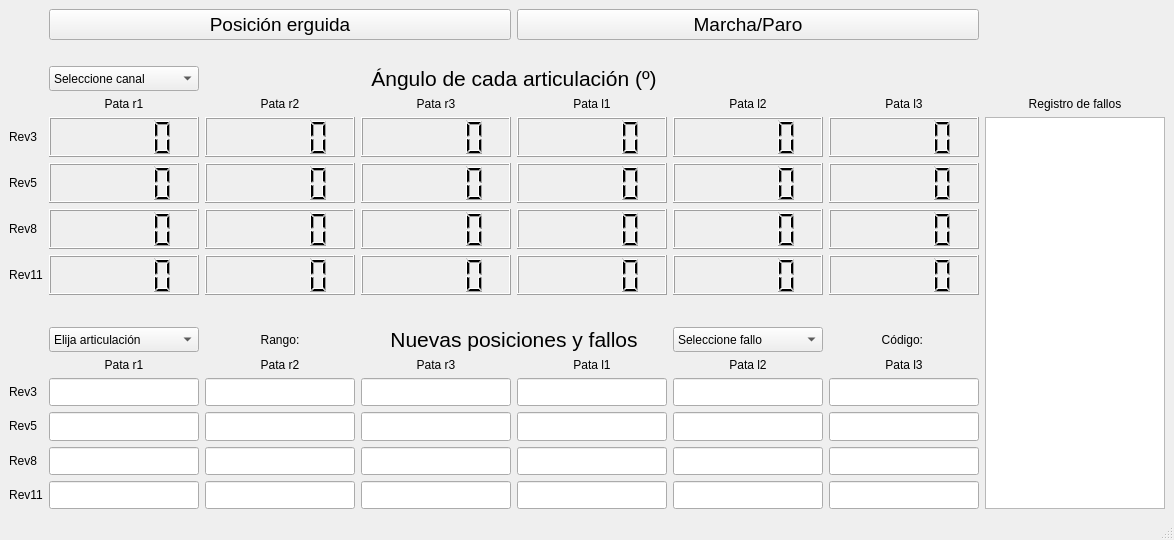
<?xml version="1.0" encoding="UTF-8"?>
<ui version="4.0">
 <class>MainWindow</class>
 <widget class="QMainWindow" name="MainWindow">
  <property name="geometry">
   <rect>
    <x>0</x>
    <y>0</y>
    <width>1174</width>
    <height>540</height>
   </rect>
  </property>
  <property name="sizePolicy">
   <sizepolicy hsizetype="Minimum" vsizetype="Minimum">
    <horstretch>0</horstretch>
    <verstretch>0</verstretch>
   </sizepolicy>
  </property>
  <property name="minimumSize">
   <size>
    <width>1130</width>
    <height>540</height>
   </size>
  </property>
  <property name="maximumSize">
   <size>
    <width>16777215</width>
    <height>540</height>
   </size>
  </property>
  <property name="windowTitle">
   <string>Robominer GUI</string>
  </property>
  <widget class="QWidget" name="centralwidget">
   <layout class="QGridLayout" name="gridLayout">
    <item row="13" column="2">
     <widget class="QLineEdit" name="lineEdit_rev5_r2">
      <property name="sizePolicy">
       <sizepolicy hsizetype="MinimumExpanding" vsizetype="MinimumExpanding">
        <horstretch>0</horstretch>
        <verstretch>0</verstretch>
       </sizepolicy>
      </property>
      <property name="minimumSize">
       <size>
        <width>150</width>
        <height>0</height>
       </size>
      </property>
     </widget>
    </item>
    <item row="9" column="1" colspan="6">
     <spacer name="horizontalSpacer">
      <property name="orientation">
       <enum>Qt::Horizontal</enum>
      </property>
      <property name="sizeHint" stdset="0">
       <size>
        <width>40</width>
        <height>20</height>
       </size>
      </property>
     </spacer>
    </item>
    <item row="13" column="6">
     <widget class="QLineEdit" name="lineEdit_rev5_l3">
      <property name="sizePolicy">
       <sizepolicy hsizetype="MinimumExpanding" vsizetype="MinimumExpanding">
        <horstretch>0</horstretch>
        <verstretch>0</verstretch>
       </sizepolicy>
      </property>
      <property name="minimumSize">
       <size>
        <width>150</width>
        <height>0</height>
       </size>
      </property>
     </widget>
    </item>
    <item row="14" column="0">
     <widget class="QLabel" name="label_rev8_2">
      <property name="sizePolicy">
       <sizepolicy hsizetype="Maximum" vsizetype="Maximum">
        <horstretch>0</horstretch>
        <verstretch>0</verstretch>
       </sizepolicy>
      </property>
      <property name="text">
       <string>Rev8</string>
      </property>
      <property name="alignment">
       <set>Qt::AlignCenter</set>
      </property>
     </widget>
    </item>
    <item row="15" column="0">
     <widget class="QLabel" name="label_rev11_2">
      <property name="sizePolicy">
       <sizepolicy hsizetype="Maximum" vsizetype="Maximum">
        <horstretch>0</horstretch>
        <verstretch>0</verstretch>
       </sizepolicy>
      </property>
      <property name="text">
       <string>Rev11</string>
      </property>
      <property name="alignment">
       <set>Qt::AlignCenter</set>
      </property>
     </widget>
    </item>
    <item row="13" column="0">
     <widget class="QLabel" name="label_rev5_2">
      <property name="sizePolicy">
       <sizepolicy hsizetype="Maximum" vsizetype="Maximum">
        <horstretch>0</horstretch>
        <verstretch>0</verstretch>
       </sizepolicy>
      </property>
      <property name="text">
       <string>Rev5</string>
      </property>
      <property name="alignment">
       <set>Qt::AlignCenter</set>
      </property>
     </widget>
    </item>
    <item row="12" column="5">
     <widget class="QLineEdit" name="lineEdit_rev3_l2">
      <property name="sizePolicy">
       <sizepolicy hsizetype="MinimumExpanding" vsizetype="MinimumExpanding">
        <horstretch>0</horstretch>
        <verstretch>0</verstretch>
       </sizepolicy>
      </property>
      <property name="minimumSize">
       <size>
        <width>150</width>
        <height>0</height>
       </size>
      </property>
     </widget>
    </item>
    <item row="12" column="0">
     <widget class="QLabel" name="label_rev3_2">
      <property name="sizePolicy">
       <sizepolicy hsizetype="Maximum" vsizetype="Maximum">
        <horstretch>0</horstretch>
        <verstretch>0</verstretch>
       </sizepolicy>
      </property>
      <property name="text">
       <string>Rev3</string>
      </property>
      <property name="alignment">
       <set>Qt::AlignCenter</set>
      </property>
     </widget>
    </item>
    <item row="11" column="6">
     <widget class="QLabel" name="label_l3_2">
      <property name="text">
       <string>Pata l3</string>
      </property>
      <property name="alignment">
       <set>Qt::AlignCenter</set>
      </property>
     </widget>
    </item>
    <item row="4" column="5">
     <widget class="QLabel" name="label_l2">
      <property name="text">
       <string>Pata l2</string>
      </property>
      <property name="alignment">
       <set>Qt::AlignCenter</set>
      </property>
     </widget>
    </item>
    <item row="8" column="6">
     <widget class="QLCDNumber" name="lcdNumber_rev11_l3">
      <property name="sizePolicy">
       <sizepolicy hsizetype="MinimumExpanding" vsizetype="MinimumExpanding">
        <horstretch>0</horstretch>
        <verstretch>0</verstretch>
       </sizepolicy>
      </property>
      <property name="minimumSize">
       <size>
        <width>150</width>
        <height>40</height>
       </size>
      </property>
     </widget>
    </item>
    <item row="13" column="5">
     <widget class="QLineEdit" name="lineEdit_rev5_l2">
      <property name="sizePolicy">
       <sizepolicy hsizetype="MinimumExpanding" vsizetype="MinimumExpanding">
        <horstretch>0</horstretch>
        <verstretch>0</verstretch>
       </sizepolicy>
      </property>
      <property name="minimumSize">
       <size>
        <width>150</width>
        <height>0</height>
       </size>
      </property>
     </widget>
    </item>
    <item row="5" column="0">
     <widget class="QLabel" name="label_rev3">
      <property name="sizePolicy">
       <sizepolicy hsizetype="Fixed" vsizetype="Fixed">
        <horstretch>0</horstretch>
        <verstretch>0</verstretch>
       </sizepolicy>
      </property>
      <property name="text">
       <string>Rev3</string>
      </property>
      <property name="alignment">
       <set>Qt::AlignCenter</set>
      </property>
     </widget>
    </item>
    <item row="4" column="6">
     <widget class="QLabel" name="label_l3">
      <property name="text">
       <string>Pata l3</string>
      </property>
      <property name="alignment">
       <set>Qt::AlignCenter</set>
      </property>
     </widget>
    </item>
    <item row="4" column="4">
     <widget class="QLabel" name="label_l1">
      <property name="text">
       <string>Pata l1</string>
      </property>
      <property name="alignment">
       <set>Qt::AlignCenter</set>
      </property>
     </widget>
    </item>
    <item row="5" column="4">
     <widget class="QLCDNumber" name="lcdNumber_rev3_l1">
      <property name="sizePolicy">
       <sizepolicy hsizetype="MinimumExpanding" vsizetype="MinimumExpanding">
        <horstretch>0</horstretch>
        <verstretch>0</verstretch>
       </sizepolicy>
      </property>
      <property name="minimumSize">
       <size>
        <width>150</width>
        <height>40</height>
       </size>
      </property>
     </widget>
    </item>
    <item row="5" column="7" rowspan="11">
     <widget class="QPlainTextEdit" name="plainTextEdit_reg_fallos">
      <property name="sizePolicy">
       <sizepolicy hsizetype="MinimumExpanding" vsizetype="MinimumExpanding">
        <horstretch>0</horstretch>
        <verstretch>0</verstretch>
       </sizepolicy>
      </property>
     </widget>
    </item>
    <item row="12" column="1">
     <widget class="QLineEdit" name="lineEdit_rev3_r1">
      <property name="sizePolicy">
       <sizepolicy hsizetype="MinimumExpanding" vsizetype="MinimumExpanding">
        <horstretch>0</horstretch>
        <verstretch>0</verstretch>
       </sizepolicy>
      </property>
      <property name="minimumSize">
       <size>
        <width>150</width>
        <height>0</height>
       </size>
      </property>
     </widget>
    </item>
    <item row="7" column="5">
     <widget class="QLCDNumber" name="lcdNumber_rev8_l2">
      <property name="sizePolicy">
       <sizepolicy hsizetype="MinimumExpanding" vsizetype="MinimumExpanding">
        <horstretch>0</horstretch>
        <verstretch>0</verstretch>
       </sizepolicy>
      </property>
      <property name="minimumSize">
       <size>
        <width>150</width>
        <height>40</height>
       </size>
      </property>
     </widget>
    </item>
    <item row="14" column="5">
     <widget class="QLineEdit" name="lineEdit_rev8_l2">
      <property name="sizePolicy">
       <sizepolicy hsizetype="MinimumExpanding" vsizetype="MinimumExpanding">
        <horstretch>0</horstretch>
        <verstretch>0</verstretch>
       </sizepolicy>
      </property>
      <property name="minimumSize">
       <size>
        <width>150</width>
        <height>0</height>
       </size>
      </property>
     </widget>
    </item>
    <item row="8" column="5">
     <widget class="QLCDNumber" name="lcdNumber_rev11_l2">
      <property name="sizePolicy">
       <sizepolicy hsizetype="MinimumExpanding" vsizetype="MinimumExpanding">
        <horstretch>0</horstretch>
        <verstretch>0</verstretch>
       </sizepolicy>
      </property>
      <property name="minimumSize">
       <size>
        <width>150</width>
        <height>40</height>
       </size>
      </property>
     </widget>
    </item>
    <item row="6" column="2">
     <widget class="QLCDNumber" name="lcdNumber_rev5_r2">
      <property name="sizePolicy">
       <sizepolicy hsizetype="MinimumExpanding" vsizetype="MinimumExpanding">
        <horstretch>0</horstretch>
        <verstretch>0</verstretch>
       </sizepolicy>
      </property>
      <property name="minimumSize">
       <size>
        <width>150</width>
        <height>40</height>
       </size>
      </property>
     </widget>
    </item>
    <item row="14" column="6">
     <widget class="QLineEdit" name="lineEdit_rev8_l3">
      <property name="sizePolicy">
       <sizepolicy hsizetype="MinimumExpanding" vsizetype="MinimumExpanding">
        <horstretch>0</horstretch>
        <verstretch>0</verstretch>
       </sizepolicy>
      </property>
      <property name="minimumSize">
       <size>
        <width>150</width>
        <height>0</height>
       </size>
      </property>
     </widget>
    </item>
    <item row="14" column="3">
     <widget class="QLineEdit" name="lineEdit_rev8_r3">
      <property name="sizePolicy">
       <sizepolicy hsizetype="MinimumExpanding" vsizetype="MinimumExpanding">
        <horstretch>0</horstretch>
        <verstretch>0</verstretch>
       </sizepolicy>
      </property>
      <property name="minimumSize">
       <size>
        <width>150</width>
        <height>0</height>
       </size>
      </property>
     </widget>
    </item>
    <item row="12" column="6">
     <widget class="QLineEdit" name="lineEdit_rev3_l3">
      <property name="sizePolicy">
       <sizepolicy hsizetype="MinimumExpanding" vsizetype="MinimumExpanding">
        <horstretch>0</horstretch>
        <verstretch>0</verstretch>
       </sizepolicy>
      </property>
      <property name="minimumSize">
       <size>
        <width>150</width>
        <height>0</height>
       </size>
      </property>
     </widget>
    </item>
    <item row="15" column="2">
     <widget class="QLineEdit" name="lineEdit_rev11_r2">
      <property name="sizePolicy">
       <sizepolicy hsizetype="MinimumExpanding" vsizetype="MinimumExpanding">
        <horstretch>0</horstretch>
        <verstretch>0</verstretch>
       </sizepolicy>
      </property>
      <property name="minimumSize">
       <size>
        <width>150</width>
        <height>0</height>
       </size>
      </property>
     </widget>
    </item>
    <item row="13" column="3">
     <widget class="QLineEdit" name="lineEdit_rev5_r3">
      <property name="sizePolicy">
       <sizepolicy hsizetype="MinimumExpanding" vsizetype="MinimumExpanding">
        <horstretch>0</horstretch>
        <verstretch>0</verstretch>
       </sizepolicy>
      </property>
      <property name="minimumSize">
       <size>
        <width>150</width>
        <height>0</height>
       </size>
      </property>
     </widget>
    </item>
    <item row="15" column="3">
     <widget class="QLineEdit" name="lineEdit_rev11_r3">
      <property name="sizePolicy">
       <sizepolicy hsizetype="MinimumExpanding" vsizetype="MinimumExpanding">
        <horstretch>0</horstretch>
        <verstretch>0</verstretch>
       </sizepolicy>
      </property>
      <property name="minimumSize">
       <size>
        <width>150</width>
        <height>0</height>
       </size>
      </property>
     </widget>
    </item>
    <item row="11" column="1">
     <widget class="QLabel" name="label_r1_2">
      <property name="sizePolicy">
       <sizepolicy hsizetype="Preferred" vsizetype="Preferred">
        <horstretch>0</horstretch>
        <verstretch>0</verstretch>
       </sizepolicy>
      </property>
      <property name="text">
       <string>Pata r1</string>
      </property>
      <property name="alignment">
       <set>Qt::AlignCenter</set>
      </property>
     </widget>
    </item>
    <item row="4" column="7">
     <widget class="QLabel" name="label_registro">
      <property name="text">
       <string>Registro de fallos</string>
      </property>
      <property name="alignment">
       <set>Qt::AlignCenter</set>
      </property>
     </widget>
    </item>
    <item row="2" column="2" colspan="4">
     <widget class="QLabel" name="label_tit">
      <property name="sizePolicy">
       <sizepolicy hsizetype="Minimum" vsizetype="Minimum">
        <horstretch>0</horstretch>
        <verstretch>0</verstretch>
       </sizepolicy>
      </property>
      <property name="minimumSize">
       <size>
        <width>80</width>
        <height>0</height>
       </size>
      </property>
      <property name="font">
       <font>
        <pointsize>16</pointsize>
       </font>
      </property>
      <property name="text">
       <string>Ángulo de cada articulación (º)</string>
      </property>
      <property name="alignment">
       <set>Qt::AlignHCenter|Qt::AlignTop</set>
      </property>
     </widget>
    </item>
    <item row="8" column="1">
     <widget class="QLCDNumber" name="lcdNumber_rev11_r1">
      <property name="sizePolicy">
       <sizepolicy hsizetype="MinimumExpanding" vsizetype="MinimumExpanding">
        <horstretch>0</horstretch>
        <verstretch>0</verstretch>
       </sizepolicy>
      </property>
      <property name="minimumSize">
       <size>
        <width>150</width>
        <height>40</height>
       </size>
      </property>
     </widget>
    </item>
    <item row="4" column="2">
     <widget class="QLabel" name="label_r2">
      <property name="sizePolicy">
       <sizepolicy hsizetype="Preferred" vsizetype="Preferred">
        <horstretch>0</horstretch>
        <verstretch>0</verstretch>
       </sizepolicy>
      </property>
      <property name="text">
       <string>Pata r2</string>
      </property>
      <property name="alignment">
       <set>Qt::AlignCenter</set>
      </property>
     </widget>
    </item>
    <item row="13" column="4">
     <widget class="QLineEdit" name="lineEdit_rev5_l1">
      <property name="sizePolicy">
       <sizepolicy hsizetype="MinimumExpanding" vsizetype="MinimumExpanding">
        <horstretch>0</horstretch>
        <verstretch>0</verstretch>
       </sizepolicy>
      </property>
      <property name="minimumSize">
       <size>
        <width>150</width>
        <height>0</height>
       </size>
      </property>
     </widget>
    </item>
    <item row="8" column="4">
     <widget class="QLCDNumber" name="lcdNumber_rev11_l1">
      <property name="sizePolicy">
       <sizepolicy hsizetype="MinimumExpanding" vsizetype="MinimumExpanding">
        <horstretch>0</horstretch>
        <verstretch>0</verstretch>
       </sizepolicy>
      </property>
      <property name="minimumSize">
       <size>
        <width>150</width>
        <height>40</height>
       </size>
      </property>
     </widget>
    </item>
    <item row="6" column="1">
     <widget class="QLCDNumber" name="lcdNumber_rev5_r1">
      <property name="sizePolicy">
       <sizepolicy hsizetype="MinimumExpanding" vsizetype="MinimumExpanding">
        <horstretch>0</horstretch>
        <verstretch>0</verstretch>
       </sizepolicy>
      </property>
      <property name="minimumSize">
       <size>
        <width>150</width>
        <height>40</height>
       </size>
      </property>
     </widget>
    </item>
    <item row="7" column="0">
     <widget class="QLabel" name="label_rev8">
      <property name="sizePolicy">
       <sizepolicy hsizetype="Maximum" vsizetype="Maximum">
        <horstretch>0</horstretch>
        <verstretch>0</verstretch>
       </sizepolicy>
      </property>
      <property name="text">
       <string>Rev8</string>
      </property>
      <property name="alignment">
       <set>Qt::AlignCenter</set>
      </property>
     </widget>
    </item>
    <item row="13" column="1">
     <widget class="QLineEdit" name="lineEdit_rev5_r1">
      <property name="sizePolicy">
       <sizepolicy hsizetype="MinimumExpanding" vsizetype="MinimumExpanding">
        <horstretch>0</horstretch>
        <verstretch>0</verstretch>
       </sizepolicy>
      </property>
      <property name="minimumSize">
       <size>
        <width>150</width>
        <height>0</height>
       </size>
      </property>
     </widget>
    </item>
    <item row="14" column="4">
     <widget class="QLineEdit" name="lineEdit_rev8_l1">
      <property name="sizePolicy">
       <sizepolicy hsizetype="MinimumExpanding" vsizetype="MinimumExpanding">
        <horstretch>0</horstretch>
        <verstretch>0</verstretch>
       </sizepolicy>
      </property>
      <property name="minimumSize">
       <size>
        <width>150</width>
        <height>0</height>
       </size>
      </property>
     </widget>
    </item>
    <item row="6" column="5">
     <widget class="QLCDNumber" name="lcdNumber_rev5_l2">
      <property name="sizePolicy">
       <sizepolicy hsizetype="MinimumExpanding" vsizetype="MinimumExpanding">
        <horstretch>0</horstretch>
        <verstretch>0</verstretch>
       </sizepolicy>
      </property>
      <property name="minimumSize">
       <size>
        <width>150</width>
        <height>40</height>
       </size>
      </property>
     </widget>
    </item>
    <item row="15" column="1">
     <widget class="QLineEdit" name="lineEdit_rev11_r1">
      <property name="sizePolicy">
       <sizepolicy hsizetype="MinimumExpanding" vsizetype="MinimumExpanding">
        <horstretch>0</horstretch>
        <verstretch>0</verstretch>
       </sizepolicy>
      </property>
      <property name="minimumSize">
       <size>
        <width>150</width>
        <height>0</height>
       </size>
      </property>
     </widget>
    </item>
    <item row="15" column="5">
     <widget class="QLineEdit" name="lineEdit_rev11_l2">
      <property name="sizePolicy">
       <sizepolicy hsizetype="MinimumExpanding" vsizetype="MinimumExpanding">
        <horstretch>0</horstretch>
        <verstretch>0</verstretch>
       </sizepolicy>
      </property>
      <property name="minimumSize">
       <size>
        <width>150</width>
        <height>0</height>
       </size>
      </property>
     </widget>
    </item>
    <item row="15" column="4">
     <widget class="QLineEdit" name="lineEdit_rev11_l1">
      <property name="sizePolicy">
       <sizepolicy hsizetype="MinimumExpanding" vsizetype="MinimumExpanding">
        <horstretch>0</horstretch>
        <verstretch>0</verstretch>
       </sizepolicy>
      </property>
      <property name="minimumSize">
       <size>
        <width>150</width>
        <height>0</height>
       </size>
      </property>
     </widget>
    </item>
    <item row="6" column="0">
     <widget class="QLabel" name="label_rev5">
      <property name="sizePolicy">
       <sizepolicy hsizetype="Fixed" vsizetype="Fixed">
        <horstretch>0</horstretch>
        <verstretch>0</verstretch>
       </sizepolicy>
      </property>
      <property name="text">
       <string>Rev5</string>
      </property>
      <property name="alignment">
       <set>Qt::AlignCenter</set>
      </property>
     </widget>
    </item>
    <item row="6" column="4">
     <widget class="QLCDNumber" name="lcdNumber_rev5_l1">
      <property name="sizePolicy">
       <sizepolicy hsizetype="MinimumExpanding" vsizetype="MinimumExpanding">
        <horstretch>0</horstretch>
        <verstretch>0</verstretch>
       </sizepolicy>
      </property>
      <property name="minimumSize">
       <size>
        <width>150</width>
        <height>40</height>
       </size>
      </property>
     </widget>
    </item>
    <item row="7" column="4">
     <widget class="QLCDNumber" name="lcdNumber_rev8_l1">
      <property name="sizePolicy">
       <sizepolicy hsizetype="MinimumExpanding" vsizetype="MinimumExpanding">
        <horstretch>0</horstretch>
        <verstretch>0</verstretch>
       </sizepolicy>
      </property>
      <property name="minimumSize">
       <size>
        <width>150</width>
        <height>40</height>
       </size>
      </property>
     </widget>
    </item>
    <item row="12" column="2">
     <widget class="QLineEdit" name="lineEdit_rev3_r2">
      <property name="sizePolicy">
       <sizepolicy hsizetype="MinimumExpanding" vsizetype="MinimumExpanding">
        <horstretch>0</horstretch>
        <verstretch>0</verstretch>
       </sizepolicy>
      </property>
      <property name="minimumSize">
       <size>
        <width>150</width>
        <height>0</height>
       </size>
      </property>
     </widget>
    </item>
    <item row="8" column="0">
     <widget class="QLabel" name="label_rev11">
      <property name="sizePolicy">
       <sizepolicy hsizetype="Maximum" vsizetype="Maximum">
        <horstretch>0</horstretch>
        <verstretch>0</verstretch>
       </sizepolicy>
      </property>
      <property name="text">
       <string>Rev11</string>
      </property>
      <property name="alignment">
       <set>Qt::AlignCenter</set>
      </property>
     </widget>
    </item>
    <item row="6" column="3">
     <widget class="QLCDNumber" name="lcdNumber_rev5_r3">
      <property name="sizePolicy">
       <sizepolicy hsizetype="MinimumExpanding" vsizetype="MinimumExpanding">
        <horstretch>0</horstretch>
        <verstretch>0</verstretch>
       </sizepolicy>
      </property>
      <property name="minimumSize">
       <size>
        <width>150</width>
        <height>40</height>
       </size>
      </property>
     </widget>
    </item>
    <item row="7" column="6">
     <widget class="QLCDNumber" name="lcdNumber_rev8_l3">
      <property name="sizePolicy">
       <sizepolicy hsizetype="MinimumExpanding" vsizetype="MinimumExpanding">
        <horstretch>0</horstretch>
        <verstretch>0</verstretch>
       </sizepolicy>
      </property>
      <property name="minimumSize">
       <size>
        <width>150</width>
        <height>40</height>
       </size>
      </property>
     </widget>
    </item>
    <item row="8" column="3">
     <widget class="QLCDNumber" name="lcdNumber_rev11_r3">
      <property name="sizePolicy">
       <sizepolicy hsizetype="MinimumExpanding" vsizetype="MinimumExpanding">
        <horstretch>0</horstretch>
        <verstretch>0</verstretch>
       </sizepolicy>
      </property>
      <property name="minimumSize">
       <size>
        <width>150</width>
        <height>40</height>
       </size>
      </property>
     </widget>
    </item>
    <item row="10" column="1">
     <widget class="QComboBox" name="comboBox_art">
      <property name="sizePolicy">
       <sizepolicy hsizetype="Minimum" vsizetype="Minimum">
        <horstretch>0</horstretch>
        <verstretch>0</verstretch>
       </sizepolicy>
      </property>
      <property name="minimumSize">
       <size>
        <width>0</width>
        <height>20</height>
       </size>
      </property>
      <item>
       <property name="text">
        <string>Elija articulación</string>
       </property>
      </item>
      <item>
       <property name="text">
        <string>Rev3</string>
       </property>
      </item>
      <item>
       <property name="text">
        <string>Rev5</string>
       </property>
      </item>
      <item>
       <property name="text">
        <string>Rev8</string>
       </property>
      </item>
      <item>
       <property name="text">
        <string>Rev11</string>
       </property>
      </item>
     </widget>
    </item>
    <item row="6" column="6">
     <widget class="QLCDNumber" name="lcdNumber_rev5_l3">
      <property name="sizePolicy">
       <sizepolicy hsizetype="MinimumExpanding" vsizetype="MinimumExpanding">
        <horstretch>0</horstretch>
        <verstretch>0</verstretch>
       </sizepolicy>
      </property>
      <property name="minimumSize">
       <size>
        <width>150</width>
        <height>40</height>
       </size>
      </property>
     </widget>
    </item>
    <item row="5" column="6">
     <widget class="QLCDNumber" name="lcdNumber_rev3_l3">
      <property name="sizePolicy">
       <sizepolicy hsizetype="MinimumExpanding" vsizetype="MinimumExpanding">
        <horstretch>0</horstretch>
        <verstretch>0</verstretch>
       </sizepolicy>
      </property>
      <property name="minimumSize">
       <size>
        <width>150</width>
        <height>40</height>
       </size>
      </property>
     </widget>
    </item>
    <item row="8" column="2">
     <widget class="QLCDNumber" name="lcdNumber_rev11_r2">
      <property name="sizePolicy">
       <sizepolicy hsizetype="MinimumExpanding" vsizetype="MinimumExpanding">
        <horstretch>0</horstretch>
        <verstretch>0</verstretch>
       </sizepolicy>
      </property>
      <property name="minimumSize">
       <size>
        <width>150</width>
        <height>40</height>
       </size>
      </property>
     </widget>
    </item>
    <item row="10" column="3" colspan="2">
     <widget class="QLabel" name="label_tit_3">
      <property name="sizePolicy">
       <sizepolicy hsizetype="Minimum" vsizetype="Minimum">
        <horstretch>0</horstretch>
        <verstretch>0</verstretch>
       </sizepolicy>
      </property>
      <property name="minimumSize">
       <size>
        <width>80</width>
        <height>0</height>
       </size>
      </property>
      <property name="font">
       <font>
        <pointsize>16</pointsize>
       </font>
      </property>
      <property name="text">
       <string>Nuevas posiciones y fallos</string>
      </property>
      <property name="alignment">
       <set>Qt::AlignHCenter|Qt::AlignTop</set>
      </property>
     </widget>
    </item>
    <item row="11" column="4">
     <widget class="QLabel" name="label_l1_2">
      <property name="text">
       <string>Pata l1</string>
      </property>
      <property name="alignment">
       <set>Qt::AlignCenter</set>
      </property>
     </widget>
    </item>
    <item row="10" column="2">
     <widget class="QLabel" name="label_limits">
      <property name="text">
       <string>Rango:</string>
      </property>
      <property name="alignment">
       <set>Qt::AlignCenter</set>
      </property>
     </widget>
    </item>
    <item row="5" column="5">
     <widget class="QLCDNumber" name="lcdNumber_rev3_l2">
      <property name="sizePolicy">
       <sizepolicy hsizetype="MinimumExpanding" vsizetype="MinimumExpanding">
        <horstretch>0</horstretch>
        <verstretch>0</verstretch>
       </sizepolicy>
      </property>
      <property name="minimumSize">
       <size>
        <width>150</width>
        <height>40</height>
       </size>
      </property>
     </widget>
    </item>
    <item row="11" column="5">
     <widget class="QLabel" name="label_l2_2">
      <property name="text">
       <string>Pata l2</string>
      </property>
      <property name="alignment">
       <set>Qt::AlignCenter</set>
      </property>
     </widget>
    </item>
    <item row="7" column="1">
     <widget class="QLCDNumber" name="lcdNumber_rev8_r1">
      <property name="sizePolicy">
       <sizepolicy hsizetype="MinimumExpanding" vsizetype="MinimumExpanding">
        <horstretch>0</horstretch>
        <verstretch>0</verstretch>
       </sizepolicy>
      </property>
      <property name="minimumSize">
       <size>
        <width>150</width>
        <height>40</height>
       </size>
      </property>
     </widget>
    </item>
    <item row="5" column="3">
     <widget class="QLCDNumber" name="lcdNumber_rev3_r3">
      <property name="sizePolicy">
       <sizepolicy hsizetype="MinimumExpanding" vsizetype="MinimumExpanding">
        <horstretch>0</horstretch>
        <verstretch>0</verstretch>
       </sizepolicy>
      </property>
      <property name="minimumSize">
       <size>
        <width>150</width>
        <height>40</height>
       </size>
      </property>
     </widget>
    </item>
    <item row="12" column="3">
     <widget class="QLineEdit" name="lineEdit_rev3_r3">
      <property name="sizePolicy">
       <sizepolicy hsizetype="MinimumExpanding" vsizetype="MinimumExpanding">
        <horstretch>0</horstretch>
        <verstretch>0</verstretch>
       </sizepolicy>
      </property>
      <property name="minimumSize">
       <size>
        <width>150</width>
        <height>0</height>
       </size>
      </property>
     </widget>
    </item>
    <item row="5" column="1">
     <widget class="QLCDNumber" name="lcdNumber_rev3_r1">
      <property name="enabled">
       <bool>true</bool>
      </property>
      <property name="sizePolicy">
       <sizepolicy hsizetype="MinimumExpanding" vsizetype="MinimumExpanding">
        <horstretch>0</horstretch>
        <verstretch>0</verstretch>
       </sizepolicy>
      </property>
      <property name="minimumSize">
       <size>
        <width>150</width>
        <height>40</height>
       </size>
      </property>
     </widget>
    </item>
    <item row="14" column="2">
     <widget class="QLineEdit" name="lineEdit_rev8_r2">
      <property name="sizePolicy">
       <sizepolicy hsizetype="MinimumExpanding" vsizetype="MinimumExpanding">
        <horstretch>0</horstretch>
        <verstretch>0</verstretch>
       </sizepolicy>
      </property>
      <property name="minimumSize">
       <size>
        <width>150</width>
        <height>0</height>
       </size>
      </property>
     </widget>
    </item>
    <item row="15" column="6">
     <widget class="QLineEdit" name="lineEdit_rev11_l3">
      <property name="sizePolicy">
       <sizepolicy hsizetype="MinimumExpanding" vsizetype="MinimumExpanding">
        <horstretch>0</horstretch>
        <verstretch>0</verstretch>
       </sizepolicy>
      </property>
      <property name="minimumSize">
       <size>
        <width>150</width>
        <height>0</height>
       </size>
      </property>
     </widget>
    </item>
    <item row="4" column="3">
     <widget class="QLabel" name="label_r3">
      <property name="text">
       <string>Pata r3</string>
      </property>
      <property name="alignment">
       <set>Qt::AlignCenter</set>
      </property>
     </widget>
    </item>
    <item row="12" column="4">
     <widget class="QLineEdit" name="lineEdit_rev3_l1">
      <property name="sizePolicy">
       <sizepolicy hsizetype="MinimumExpanding" vsizetype="MinimumExpanding">
        <horstretch>0</horstretch>
        <verstretch>0</verstretch>
       </sizepolicy>
      </property>
      <property name="minimumSize">
       <size>
        <width>150</width>
        <height>0</height>
       </size>
      </property>
     </widget>
    </item>
    <item row="7" column="3">
     <widget class="QLCDNumber" name="lcdNumber_rev8_r3">
      <property name="sizePolicy">
       <sizepolicy hsizetype="MinimumExpanding" vsizetype="MinimumExpanding">
        <horstretch>0</horstretch>
        <verstretch>0</verstretch>
       </sizepolicy>
      </property>
      <property name="minimumSize">
       <size>
        <width>150</width>
        <height>40</height>
       </size>
      </property>
     </widget>
    </item>
    <item row="14" column="1">
     <widget class="QLineEdit" name="lineEdit_rev8_r1">
      <property name="sizePolicy">
       <sizepolicy hsizetype="MinimumExpanding" vsizetype="MinimumExpanding">
        <horstretch>0</horstretch>
        <verstretch>0</verstretch>
       </sizepolicy>
      </property>
      <property name="minimumSize">
       <size>
        <width>150</width>
        <height>0</height>
       </size>
      </property>
     </widget>
    </item>
    <item row="11" column="2">
     <widget class="QLabel" name="label_r2_2">
      <property name="sizePolicy">
       <sizepolicy hsizetype="Preferred" vsizetype="Preferred">
        <horstretch>0</horstretch>
        <verstretch>0</verstretch>
       </sizepolicy>
      </property>
      <property name="text">
       <string>Pata r2</string>
      </property>
      <property name="alignment">
       <set>Qt::AlignCenter</set>
      </property>
     </widget>
    </item>
    <item row="7" column="2">
     <widget class="QLCDNumber" name="lcdNumber_rev8_r2">
      <property name="sizePolicy">
       <sizepolicy hsizetype="MinimumExpanding" vsizetype="MinimumExpanding">
        <horstretch>0</horstretch>
        <verstretch>0</verstretch>
       </sizepolicy>
      </property>
      <property name="minimumSize">
       <size>
        <width>150</width>
        <height>40</height>
       </size>
      </property>
     </widget>
    </item>
    <item row="11" column="3">
     <widget class="QLabel" name="label_r3_2">
      <property name="text">
       <string>Pata r3</string>
      </property>
      <property name="alignment">
       <set>Qt::AlignCenter</set>
      </property>
     </widget>
    </item>
    <item row="5" column="2">
     <widget class="QLCDNumber" name="lcdNumber_rev3_r2">
      <property name="sizePolicy">
       <sizepolicy hsizetype="MinimumExpanding" vsizetype="MinimumExpanding">
        <horstretch>0</horstretch>
        <verstretch>0</verstretch>
       </sizepolicy>
      </property>
      <property name="minimumSize">
       <size>
        <width>150</width>
        <height>40</height>
       </size>
      </property>
     </widget>
    </item>
    <item row="4" column="1">
     <widget class="QLabel" name="label_r1">
      <property name="sizePolicy">
       <sizepolicy hsizetype="Preferred" vsizetype="Preferred">
        <horstretch>0</horstretch>
        <verstretch>0</verstretch>
       </sizepolicy>
      </property>
      <property name="text">
       <string>Pata r1</string>
      </property>
      <property name="alignment">
       <set>Qt::AlignCenter</set>
      </property>
     </widget>
    </item>
    <item row="2" column="1">
     <widget class="QComboBox" name="comboBox_canal">
      <property name="sizePolicy">
       <sizepolicy hsizetype="Minimum" vsizetype="Minimum">
        <horstretch>0</horstretch>
        <verstretch>0</verstretch>
       </sizepolicy>
      </property>
      <property name="minimumSize">
       <size>
        <width>150</width>
        <height>0</height>
       </size>
      </property>
      <item>
       <property name="text">
        <string>Seleccione canal</string>
       </property>
      </item>
      <item>
       <property name="text">
        <string>Ángulo</string>
       </property>
      </item>
      <item>
       <property name="text">
        <string>Velocidad angular</string>
       </property>
      </item>
      <item>
       <property name="text">
        <string>Par</string>
       </property>
      </item>
     </widget>
    </item>
    <item row="10" column="5">
     <widget class="QComboBox" name="comboBox_fallos">
      <property name="sizePolicy">
       <sizepolicy hsizetype="Ignored" vsizetype="Minimum">
        <horstretch>0</horstretch>
        <verstretch>0</verstretch>
       </sizepolicy>
      </property>
      <item>
       <property name="text">
        <string>Seleccione fallo</string>
       </property>
      </item>
      <item>
       <property name="text">
        <string>Motor inhab.</string>
       </property>
      </item>
      <item>
       <property name="text">
        <string>Motor débil</string>
       </property>
      </item>
      <item>
       <property name="text">
        <string>Desanclar art.</string>
       </property>
      </item>
      <item>
       <property name="text">
        <string>Motor bloqueado</string>
       </property>
      </item>
      <item>
       <property name="text">
        <string>Motor desviado</string>
       </property>
      </item>
      <item>
       <property name="text">
        <string>Sensor valor nulo</string>
       </property>
      </item>
      <item>
       <property name="text">
        <string>Sensor valor fijo</string>
       </property>
      </item>
      <item>
       <property name="text">
        <string>Sensor error fijo</string>
       </property>
      </item>
      <item>
       <property name="text">
        <string>Sensor error prop.</string>
       </property>
      </item>
     </widget>
    </item>
    <item row="1" column="1" colspan="6">
     <spacer name="horizontalSpacer_2">
      <property name="orientation">
       <enum>Qt::Horizontal</enum>
      </property>
      <property name="sizeHint" stdset="0">
       <size>
        <width>40</width>
        <height>20</height>
       </size>
      </property>
     </spacer>
    </item>
    <item row="10" column="6">
     <widget class="QLabel" name="label_cod_fallos">
      <property name="text">
       <string>Código: </string>
      </property>
      <property name="alignment">
       <set>Qt::AlignCenter</set>
      </property>
     </widget>
    </item>
    <item row="0" column="1" colspan="3">
     <widget class="QPushButton" name="pushButton_en_pie">
      <property name="sizePolicy">
       <sizepolicy hsizetype="Minimum" vsizetype="Minimum">
        <horstretch>0</horstretch>
        <verstretch>0</verstretch>
       </sizepolicy>
      </property>
      <property name="font">
       <font>
        <pointsize>14</pointsize>
       </font>
      </property>
      <property name="text">
       <string>Posición erguida</string>
      </property>
     </widget>
    </item>
    <item row="0" column="4" colspan="3">
     <widget class="QPushButton" name="pushButton_anda">
      <property name="font">
       <font>
        <pointsize>14</pointsize>
       </font>
      </property>
      <property name="text">
       <string>Marcha/Paro</string>
      </property>
     </widget>
    </item>
   </layout>
  </widget>
  <widget class="QStatusBar" name="statusbar"/>
 </widget>
 <resources/>
 <connections/>
 <slots>
  <slot>en_pie_slot()</slot>
  <slot>rev3_r1_slot()</slot>
  <slot>rev3_r2_slot()</slot>
  <slot>rev3_r3_slot()</slot>
  <slot>rev3_l1_slot()</slot>
  <slot>rev3_l2_slot()</slot>
  <slot>rev3_l3_slot()</slot>
  <slot>rev5_r1_slot()</slot>
  <slot>rev5_r2_slot()</slot>
  <slot>rev5_r3_slot()</slot>
  <slot>rev5_l1_slot()</slot>
  <slot>rev5_l2_slot()</slot>
  <slot>rev5_l3_slot()</slot>
  <slot>rev8_r1_slot()</slot>
  <slot>rev8_r2_slot()</slot>
  <slot>rev8_r3_slot()</slot>
  <slot>rev8_l1_slot()</slot>
  <slot>rev8_l2_slot()</slot>
  <slot>rev8_l3_slot()</slot>
  <slot>rev11_r1_slot()</slot>
  <slot>rev11_r2_slot()</slot>
  <slot>rev11_r3_slot()</slot>
  <slot>rev11_l1_slot()</slot>
  <slot>rev11_l2_slot()</slot>
  <slot>rev11_l3_slot()</slot>
  <slot>pos_listener_slot()</slot>
 </slots>
</ui>
